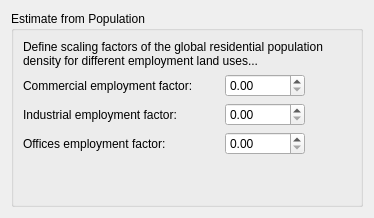
                        <widget class="QWidget" name="page_2">
                         <layout class="QVBoxLayout" name="verticalLayout_8">
                          <item>
                           <widget class="QGroupBox" name="employ_pop_box">
                            <property name="title">
                             <string>Estimate from Population</string>
                            </property>
                            <layout class="QGridLayout" name="gridLayout_5">
                             <item row="3" column="1">
                              <spacer name="horizontalSpacer_9">
                               <property name="orientation">
                                <enum>Qt::Horizontal</enum>
                               </property>
                               <property name="sizeType">
                                <enum>QSizePolicy::Fixed</enum>
                               </property>
                               <property name="sizeHint" stdset="0">
                                <size>
                                 <width>20</width>
                                 <height>20</height>
                                </size>
                               </property>
                              </spacer>
                             </item>
                             <item row="1" column="0">
                              <widget class="QLabel" name="employ_pop_com_lbl">
                               <property name="text">
                                <string>Commercial employment factor:</string>
                               </property>
                              </widget>
                             </item>
                             <item row="1" column="1">
                              <spacer name="horizontalSpacer_7">
                               <property name="orientation">
                                <enum>Qt::Horizontal</enum>
                               </property>
                               <property name="sizeType">
                                <enum>QSizePolicy::Fixed</enum>
                               </property>
                               <property name="sizeHint" stdset="0">
                                <size>
                                 <width>20</width>
                                 <height>20</height>
                                </size>
                               </property>
                              </spacer>
                             </item>
                             <item row="2" column="3">
                              <spacer name="horizontalSpacer_10">
                               <property name="orientation">
                                <enum>Qt::Horizontal</enum>
                               </property>
                               <property name="sizeHint" stdset="0">
                                <size>
                                 <width>40</width>
                                 <height>20</height>
                                </size>
                               </property>
                              </spacer>
                             </item>
                             <item row="3" column="0">
                              <widget class="QLabel" name="employ_pop_office_lbl">
                               <property name="text">
                                <string>Offices employment factor:</string>
                               </property>
                              </widget>
                             </item>
                             <item row="0" column="0" colspan="4">
                              <widget class="QLabel" name="employ_pop_lbl">
                               <property name="text">
                                <string>Define scaling factors of the global residential population density for different employment land uses...</string>
                               </property>
                               <property name="wordWrap">
                                <bool>true</bool>
                               </property>
                              </widget>
                             </item>
                             <item row="1" column="3">
                              <spacer name="horizontalSpacer_6">
                               <property name="orientation">
                                <enum>Qt::Horizontal</enum>
                               </property>
                               <property name="sizeHint" stdset="0">
                                <size>
                                 <width>40</width>
                                 <height>20</height>
                                </size>
                               </property>
                              </spacer>
                             </item>
                             <item row="1" column="2">
                              <widget class="QDoubleSpinBox" name="employ_pop_com">
                               <property name="minimumSize">
                                <size>
                                 <width>80</width>
                                 <height>0</height>
                                </size>
                               </property>
                              </widget>
                             </item>
                             <item row="2" column="2">
                              <widget class="QDoubleSpinBox" name="employ_pop_ind">
                               <property name="minimumSize">
                                <size>
                                 <width>80</width>
                                 <height>0</height>
                                </size>
                               </property>
                              </widget>
                             </item>
                             <item row="3" column="3">
                              <spacer name="horizontalSpacer_11">
                               <property name="orientation">
                                <enum>Qt::Horizontal</enum>
                               </property>
                               <property name="sizeHint" stdset="0">
                                <size>
                                 <width>40</width>
                                 <height>20</height>
                                </size>
                               </property>
                              </spacer>
                             </item>
                             <item row="3" column="2">
                              <widget class="QDoubleSpinBox" name="employ_pop_office">
                               <property name="minimumSize">
                                <size>
                                 <width>80</width>
                                 <height>0</height>
                                </size>
                               </property>
                              </widget>
                             </item>
                             <item row="2" column="1">
                              <spacer name="horizontalSpacer_8">
                               <property name="orientation">
                                <enum>Qt::Horizontal</enum>
                               </property>
                               <property name="sizeType">
                                <enum>QSizePolicy::Fixed</enum>
                               </property>
                               <property name="sizeHint" stdset="0">
                                <size>
                                 <width>20</width>
                                 <height>20</height>
                                </size>
                               </property>
                              </spacer>
                             </item>
                             <item row="2" column="0">
                              <widget class="QLabel" name="employ_pop_ind_lbl">
                               <property name="text">
                                <string>Industrial employment factor:</string>
                               </property>
                              </widget>
                             </item>
                             <item row="4" column="0">
                              <spacer name="verticalSpacer_8">
                               <property name="orientation">
                                <enum>Qt::Vertical</enum>
                               </property>
                               <property name="sizeHint" stdset="0">
                                <size>
                                 <width>20</width>
                                 <height>40</height>
                                </size>
                               </property>
                              </spacer>
                             </item>
                            </layout>
                           </widget>
                          </item>
                         </layout>
                        </widget>
